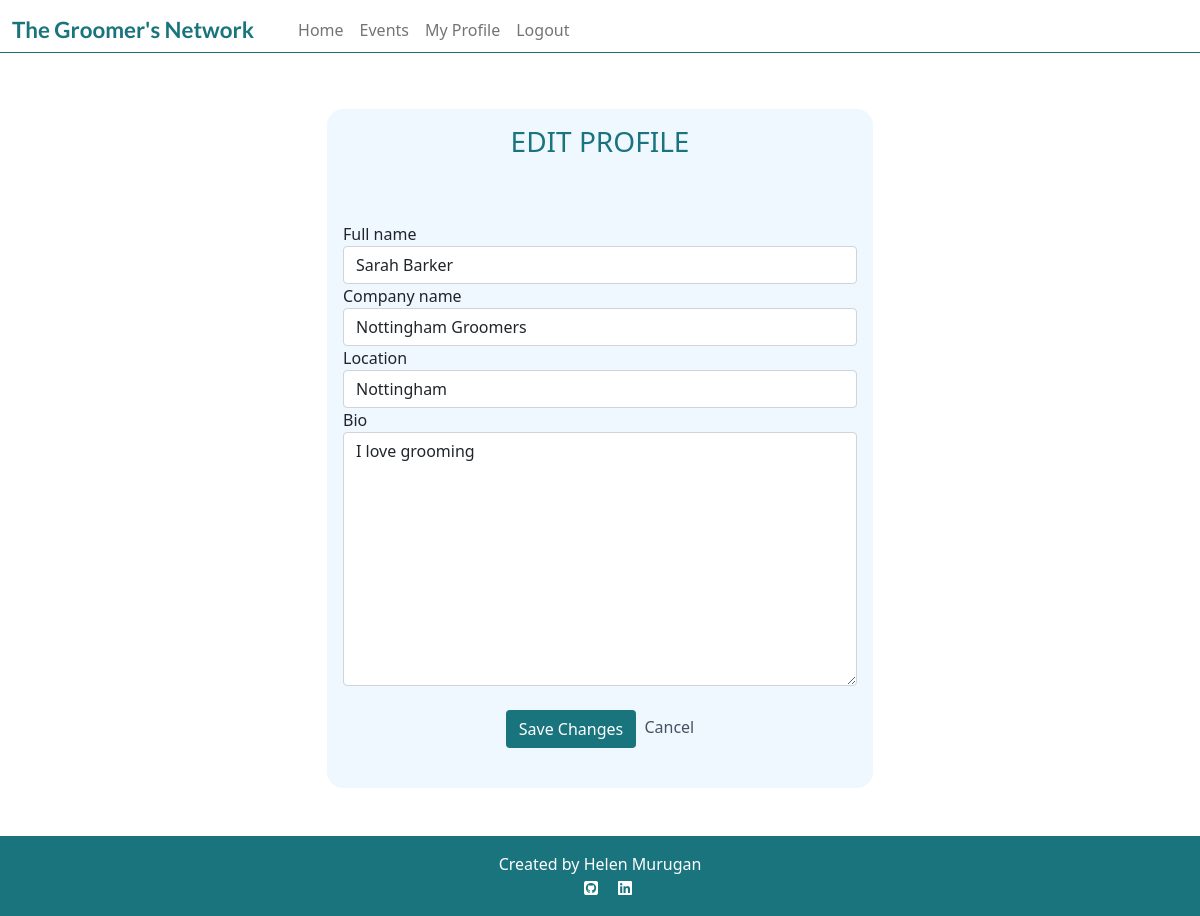
/user_profile/update/1/ (signed in), run on an earlier commit of the app's database.
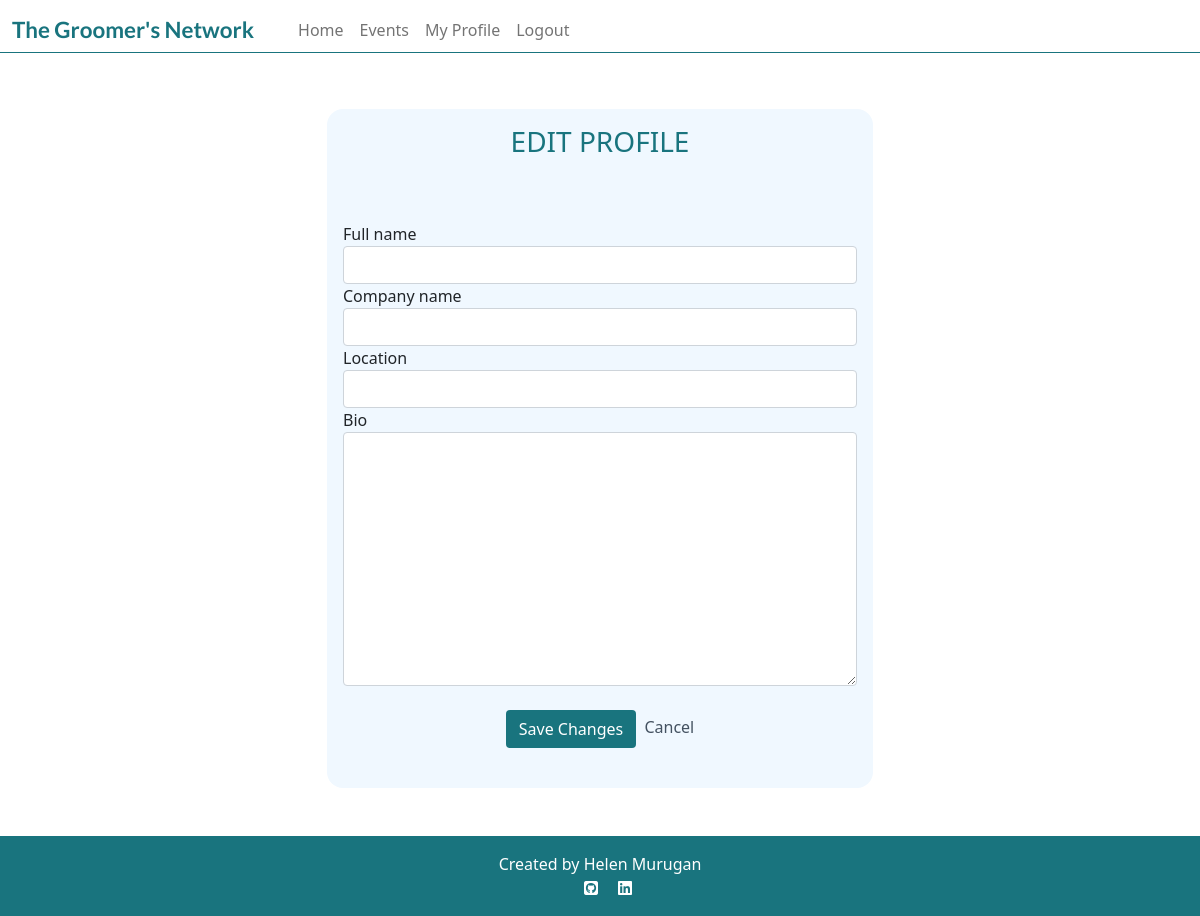
And on a later commit of the database.
### user_profile/models.py (models this page shows)
class Profile(models.Model):
    user = models.OneToOneField(
        User,
        on_delete=models.CASCADE,
        related_name='profile',
        verbose_name='User',
    )
    full_name = models.CharField(
        max_length=50,
        blank=True,
        null=True,
        verbose_name='Full name',
        default='',
    )
    company_name = models.CharField(
        blank=True,
        null=True,
        max_length=30,
        default='',
    )
    location = models.CharField(
        blank=True,
        null=True,
        max_length=30,
        default='',
    )
    bio = models.TextField(
        blank=True,
        null=True,
        max_length=1000,
        default='',
    )

### user_profile/views.py (the view)
class ProfileUpdate(SuccessMessageMixin, UpdateView):
    model = Profile
    form_class = ProfileForm
    template_name = "my_profile_update.html"
    success_url = "/user_profile/<str:user>"
    success_message = "Your profile has been updated!"
    def get_queryset(self):
        queryset = super().get_queryset()
        return queryset.filter(user=self.request.user)

### user_profile/forms.py
class ProfileForm(forms.ModelForm):
    class Meta:
        model = Profile
        fields = ('full_name', 'company_name', 'location', 'bio',)

### templates/my_profile_update.html (shortened to what this page needs)
{% extends 'base.html' %}
{% load crispy_forms_tags %}
{% block content %}
<section>
    <div class="container my-5">
        <div class="row justify-content-center">
            <div class="col-md-8 col-lg-6">
                <div class="profile-card">
                    <div class="text-center">
                        <h3 class="card-body teal-text">EDIT PROFILE</h3>
                    </div>
                    <div class=card-body>
                        <form method="post" class="mt-4">
                            {{ form | crispy }}
                            <div class="text-center">
                                <button type="submit" class="btn btn-signup my-4">Save Changes</button>
                                <a href="{% url 'my_profile' user=request.user  %}" class="post-link">Cancel</a>
                            </div>
                        </form>
                    </div>
                </div>
            </div>
        </div>
    </div>
</section>
{% endblock %}

What changed in the data, as far as the page shows it:
changed Profile: full_name "Sarah Barker" → (not shown); company_name "Nottingham Groomers" → (not shown); location "Nottingham" → (not shown); bio "I love grooming" → (not shown)
